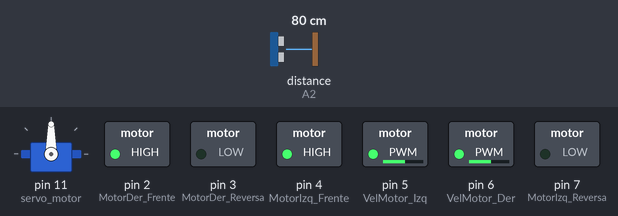
The sketch below on a simulated Arduino Uno, built with avr-gcc and run on an emulated ATmega328P. Parts: servo, switched loads named in the sketch (green lamp = pin HIGH). Inputs (shaded band) come from the test bench; at power-on: distance to the obstacle (sensor on A2) 80 cm. The echo pulse lasts 58.3 µs per cm.

Above: at 3.9 s.
4.0 s: distance to the obstacle (sensor on A2) set to 43 cm
5.5 s: distance to the obstacle (sensor on A2) set to 36 cm
At 6.9 s:
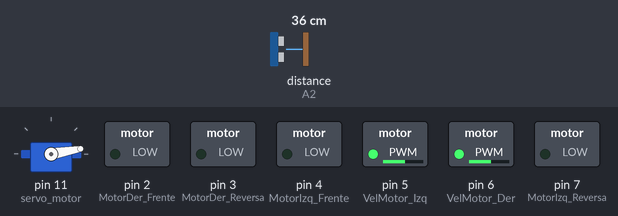
At 7.9 s:
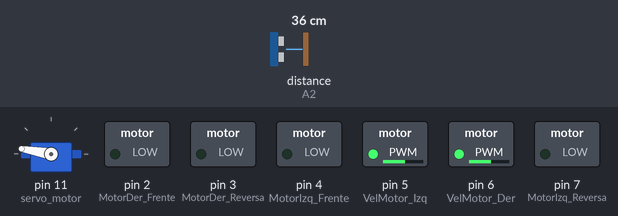
Timing chart, 0 to 17.5 s (numbered marks = the images above; inputs shaded):
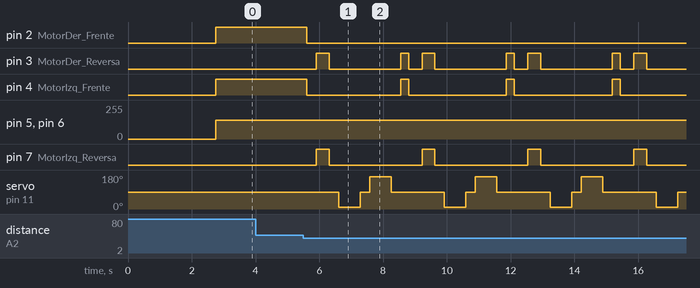

The sketch:

Kit_Robot_Evasor_de_Obstaculos.ino
```cpp
#include <Servo.h> //Biblioteca para el Servo motor (Esta es una Biblioteca estándar)
#include <NewPing.h> //Biblioteca para el Sensor Ultrasónico (Puedes instalarla en ->Herramientas-> Administrar Bibliotecas-> Tema:NewPing ->Instalar)

//Nombramos los pines de control del módulo L298N

const int MotorDer_Frente = 2;
const int MotorDer_Reversa = 3;
const int MotorIzq_Frente = 4;
const int MotorIzq_Reversa = 7;
const int VelMotor_Izq = 5; //Pines PWM
const int VelMotor_Der = 6; //Pines PWM
const int pwm = 140;

//Pines del sensor ultrasónico
#define trig_pin A1 //Entrada analógica 1
#define echo_pin A2 //Entrada analógica 2

#define distancia_maxima 200
boolean Avanza = false;
int distancia = 100;

NewPing sonar(trig_pin, echo_pin, distancia_maxima); //Funcion del sensor ultrasonico
Servo servo_motor; //Nombramos nuestro motor

void setup() {

  pinMode(MotorDer_Frente, OUTPUT);
  pinMode(MotorDer_Reversa, OUTPUT);
  pinMode(MotorIzq_Frente, OUTPUT);
  pinMode(MotorIzq_Reversa, OUTPUT);

  servo_motor.attach(11); //Pin del servo

  servo_motor.write(90);
  delay(2000);
  distancia = leer_Ping();
  delay(100);
  distancia = leer_Ping();
  delay(100);
  distancia = leer_Ping();
  delay(100);
  distancia = leer_Ping();
  delay(100);
}

/*
  Lógica principal. Se ejecuta una y otra vez.
  Se define la función que ejecutara repetidamente
*/
void loop() {

  int distancia_Derecha = 0;
  int distancia_Izquierda = 0;
  delay(50);

  if (distancia <= 40) {   //distancia de detección de obstaculo (aumenta si quieres que los detecte desde más lejos)
    mover_Alto();
    delay(300);
    mover_Reversa();
    delay(400);
    mover_Alto();
    delay(300);
    distancia_Derecha = mirar_Derecha();
    delay(300);
    distancia_Izquierda = mirar_Izquierda();
    delay(300);

    if (distancia >= distancia_Izquierda) {
      girar_Derecha();
      mover_Alto();
    }
    else {
      girar_Izquierda();
      mover_Alto();
    }
  }
  else {
    mover_Frente();
  }
  distancia = leer_Ping();
}

int mirar_Derecha() {
  servo_motor.write(10);
  delay(500);
  int distancia = leer_Ping();
  delay(100);
  servo_motor.write(90);
  return distancia;
}

int mirar_Izquierda() {
  servo_motor.write(170);
  delay(500);
  int distancia = leer_Ping();
  delay(100);
  servo_motor.write(90);
  return distancia;
  delay(100);
}

int leer_Ping() {
  delay(70);
  int cm = sonar.ping_cm();
  if (cm == 0) {
    cm = 250;
  }
  return cm;
}

void mover_Alto() {
  digitalWrite(MotorDer_Frente, LOW);
  digitalWrite(MotorIzq_Frente, LOW);
  digitalWrite(MotorDer_Reversa, LOW);
  digitalWrite(MotorIzq_Reversa, LOW);
}
//Hay que recordar que los pines Frente y Reversa del mismo motor deben estar en estados opuestos (uno HIGH y uno LOW, para que el motor gire)

void mover_Frente() {
  if (!Avanza) {
    Avanza = true;
    digitalWrite(MotorIzq_Frente, HIGH);
    digitalWrite(MotorDer_Frente, HIGH);
    digitalWrite(MotorIzq_Reversa, LOW);
    digitalWrite(MotorDer_Reversa, LOW);
    analogWrite(VelMotor_Izq, pwm);
    analogWrite(VelMotor_Der, pwm);
  }
}

void mover_Reversa() {
  Avanza = false;
  digitalWrite(MotorIzq_Reversa, HIGH);
  digitalWrite(MotorDer_Reversa, HIGH);
  digitalWrite(MotorIzq_Frente, LOW);
  digitalWrite(MotorDer_Frente, LOW);
  analogWrite(VelMotor_Izq, pwm);
  analogWrite(VelMotor_Der, pwm);
}

void girar_Derecha() {
  digitalWrite(MotorIzq_Frente, HIGH);
  digitalWrite(MotorDer_Reversa, HIGH);
  digitalWrite(MotorIzq_Reversa, LOW);
  digitalWrite(MotorDer_Frente, LOW);
  analogWrite(VelMotor_Izq, pwm);
  analogWrite(VelMotor_Der, pwm);
  delay(250);
  digitalWrite(MotorIzq_Frente, HIGH);
  digitalWrite(MotorDer_Frente, HIGH);
  digitalWrite(MotorIzq_Reversa, LOW);
  digitalWrite(MotorDer_Reversa, LOW);
  analogWrite(VelMotor_Izq, pwm);
  analogWrite(VelMotor_Der, pwm);
}

void girar_Izquierda() {
  digitalWrite(MotorIzq_Reversa, HIGH);
  digitalWrite(MotorDer_Frente, HIGH);
  digitalWrite(MotorIzq_Frente, LOW);
  digitalWrite(MotorDer_Reversa, LOW);
  analogWrite(VelMotor_Izq, pwm);
  analogWrite(VelMotor_Der, pwm);

  delay(250);
  digitalWrite(MotorIzq_Frente, HIGH);
  digitalWrite(MotorDer_Frente, HIGH);
  digitalWrite(MotorIzq_Reversa, LOW);
  digitalWrite(MotorDer_Reversa, LOW);
  analogWrite(VelMotor_Izq, pwm);
  analogWrite(VelMotor_Der, pwm);
}
```

Measured:
- the behaviour switches between 41 and 40 cm on distance to the obstacle (sensor on A2) (found by bisection; images 0 and 1)
- after the input at 4.0 s, every drawn part: stays the same
- after the input at 5.5 s, pin 2 (MotorDer_Frente): HIGH → LOW after 0.11 s; pin 3 (MotorDer_Reversa): LOW → HIGH after 0.41 s, then repeats every 3.3 s: LOW 2.2 s, HIGH 0.25 s, LOW 0.42 s, HIGH 0.40 s
